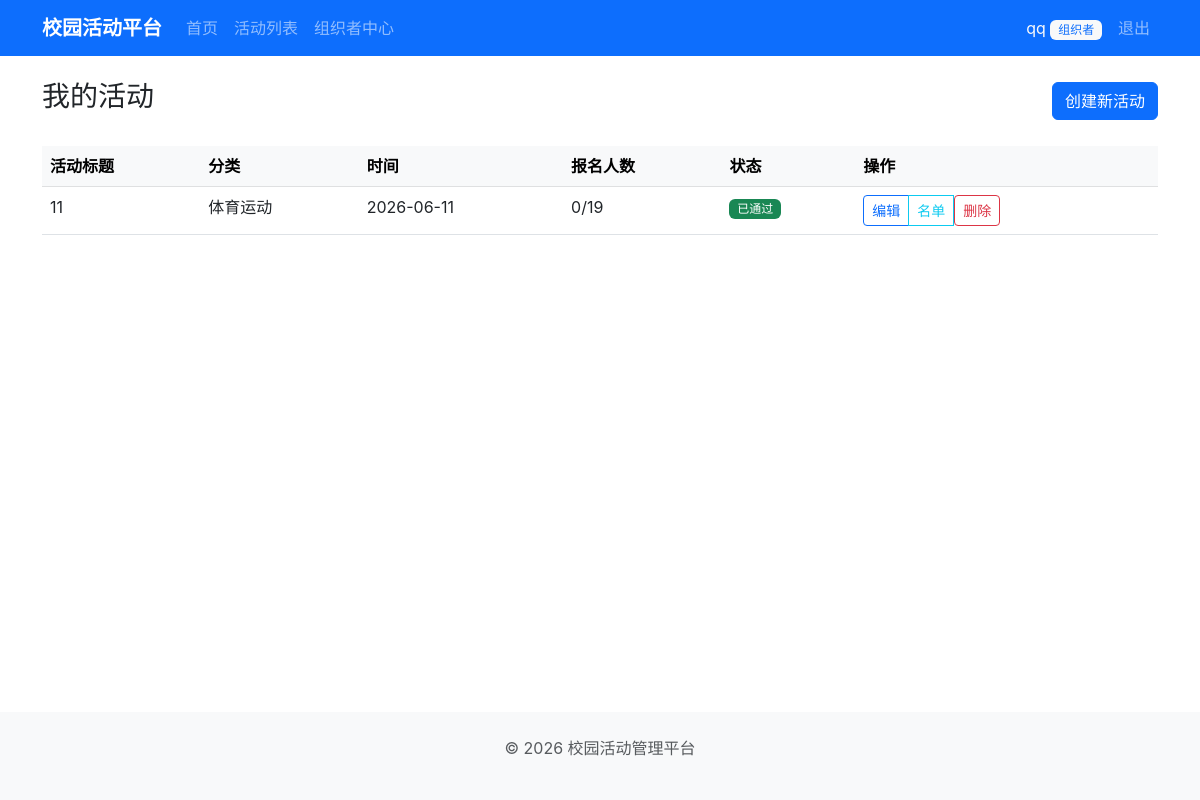
Page /organizer/dashboard (signed in) on the committed database.
### app/models.py (models this page shows, shortened)
class User(UserMixin, db.Model):
    id = db.Column(db.Integer, primary_key=True)
    username = db.Column(db.String(64), unique=True, nullable=False)
    password_hash = db.Column(db.String(256), nullable=False)
    real_name = db.Column(db.String(64), nullable=False)
    email = db.Column(db.String(120), unique=True, nullable=False)
    role = db.Column(db.String(20), nullable=False, default='student')
    is_active_user = db.Column(db.Boolean, default=True)
    created_at = db.Column(db.DateTime, default=datetime.utcnow)
    activities = db.relationship('Activity', backref='organizer', lazy='dynamic')
    registrations = db.relationship('Registration', backref='user', lazy='dynamic')
    @property
    def is_active(self):
        return self.is_active_user

class Activity(db.Model):
    id = db.Column(db.Integer, primary_key=True)
    title = db.Column(db.String(200), nullable=False)
    description = db.Column(db.Text, nullable=False)
    category = db.Column(db.String(50), nullable=False)
    location = db.Column(db.String(200))
    start_time = db.Column(db.DateTime, nullable=False)
    end_time = db.Column(db.DateTime, nullable=False)
    max_participants = db.Column(db.Integer, nullable=False, default=0)
    registration_deadline = db.Column(db.DateTime)
    status = db.Column(db.String(20), default='pending')
    reject_reason = db.Column(db.String(500))
    organizer_id = db.Column(db.Integer, db.ForeignKey('user.id'), nullable=False)
    created_at = db.Column(db.DateTime, default=datetime.utcnow)
    updated_at = db.Column(db.DateTime, default=datetime.utcnow, onupdate=datetime.utcnow)
    registrations = db.relationship('Registration', backref='activity', lazy='dynamic')
    @property
    def current_participants(self):
        return Registration.query.filter_by(activity_id=self.id, status='registered').count()

### app/organizer/routes.py (the view)
@organizer_bp.route('/dashboard')
@organizer_required
def dashboard():
    activities = Activity.query.filter_by(organizer_id=current_user.id).order_by(
        Activity.created_at.desc()
    ).all()
    return render_template('organizer/dashboard.html', activities=activities, categories=CATEGORIES)

### app/models.py (called while the page is built)
@login_manager.user_loader
def load_user(user_id):
    return User.query.get(int(user_id))

### app/organizer/routes.py (called while the page is built)
def organizer_required(f):
    @wraps(f)
    @login_required
    def decorated(*args, **kwargs):
        if current_user.role != 'organizer':
            flash('无权访问', 'danger')
            return redirect(url_for('main.index'))
        return f(*args, **kwargs)
    return decorated

### app/templates/organizer/dashboard.html (shortened to what this page needs)
{% extends "base.html" %}
{% block content %}
<div class="d-flex justify-content-between align-items-center mb-4">
    <h3>我的活动</h3>
    <a href="{{ url_for('organizer.create_activity') }}" class="btn btn-primary">创建新活动</a>
</div>
{% if activities %}
<div class="table-responsive">
    <table class="table table-hover">
        <thead class="table-light">
            <tr>
                <th>活动标题</th>
                <th>分类</th>
                <th>时间</th>
                <th>报名人数</th>
                <th>状态</th>
                <th>操作</th>
            </tr>
        </thead>
        <tbody>
            {% for activity in activities %}
            <tr>
                <td>{{ activity.title }}</td>
                <td>{% for v, l in categories %}{% if v == activity.category %}{{ l }}{% endif %}{% endfor %}</td>
                <td>{{ activity.start_time.strftime('%Y-%m-%d') }}</td>
                <td>
                    {% if activity.max_participants > 0 %}
                        {{ activity.current_participants }}/{{ activity.max_participants }}
                    {% else %}
                        {{ activity.current_participants }}
                    {% endif %}
                </td>
                <td>
                    {% if activity.status == 'pending' %}
                        <span class="badge bg-warning">待审核</span>
                    {% elif activity.status == 'approved' %}
                        <span class="badge bg-success">已通过</span>
                    {% else %}
                        <span class="badge bg-danger" title="{{ activity.reject_reason }}">已驳回</span>
                    {% endif %}
                </td>
                <td>
                    <div class="btn-group btn-group-sm">
                        <a href="{{ url_for('organizer.edit_activity', activity_id=activity.id) }}" class="btn btn-outline-primary">编辑</a>
                        <a href="{{ url_for('organizer.participants', activity_id=activity.id) }}" class="btn btn-outline-info">名单</a>
                        <form method="POST" action="{{ url_for('organizer.delete_activity', activity_id=activity.id) }}" class="d-inline">
                            <button type="submit" class="btn btn-outline-danger btn-sm" onclick="return confirm('确定删除此活动吗？')">删除</button>
                        </form>
                    </div>
                </td>
            </tr>
            {% endfor %}
        </tbody>
    </table>
</div>
{% else %}
<div class="text-center py-5">
    <p class="text-muted">还没有创建任何活动</p>
    <a href="{{ url_for('organizer.create_activity') }}" class="btn btn-primary">创建第一个活动</a>
</div>
{% endif %}
{% endblock %}

### app/templates/base.html (shortened to what this page needs)
<!DOCTYPE html>
<html lang="zh-CN">
<head>
    <link href="https://cdn.bootcdn.net/ajax/libs/twitter-bootstrap/5.3.0/css/bootstrap.min.css" rel="stylesheet">
    <link rel="stylesheet" href="{{ url_for('static', filename='css/style.css') }}">
</head>
<body>
    <nav class="navbar navbar-expand-lg navbar-dark bg-primary">
        <div class="container">
            <a class="navbar-brand" href="{{ url_for('main.index') }}">校园活动平台</a>
            <div class="collapse navbar-collapse" id="navContent">
                <ul class="navbar-nav me-auto">
                    <li class="nav-item">
                        <a class="nav-link" href="{{ url_for('main.index') }}">首页</a>
                    </li>
                    <li class="nav-item">
                        <a class="nav-link" href="{{ url_for('main.activity_list') }}">活动列表</a>
                    </li>
                    {% if current_user.is_authenticated %}
                        {% if current_user.role == 'student' %}
                        <li class="nav-item">
                            <a class="nav-link" href="{{ url_for('student.my_registrations') }}">我的报名</a>
                        </li>
                        {% elif current_user.role == 'organizer' %}
                        <li class="nav-item">
                            <a class="nav-link" href="{{ url_for('organizer.dashboard') }}">组织者中心</a>
                        </li>
                        {% elif current_user.role == 'admin' %}
                        <li class="nav-item">
                            <a class="nav-link" href="{{ url_for('admin.dashboard') }}">管理后台</a>
                        </li>
                        {% endif %}
                    {% endif %}
                </ul>
                <ul class="navbar-nav">
                    {% if current_user.is_authenticated %}
                    <li class="nav-item">
                        <span class="nav-link text-light">{{ current_user.real_name }}
                            <span class="badge bg-light text-primary">
                                {% if current_user.role == 'student' %}学生
                                {% elif current_user.role == 'organizer' %}组织者
                                {% else %}管理员{% endif %}
                            </span>
                        </span>
                    </li>
                    <li class="nav-item">
                        <a class="nav-link" href="{{ url_for('auth.logout') }}">退出</a>
                    </li>
                    {% endif %}
                </ul>
            </div>
        </div>
    </nav>
    <div class="container mt-4">
        {% block content %}{% endblock %}
    </div>
    <footer class="mt-5 py-4 bg-light text-center text-muted">
        <div class="container">
            <p>&copy; 2026 校园活动管理平台</p>
        </div>
    </footer>
</body>
</html>

### app/static/css/style.css (style rules this page uses)
body { font-family: -apple-system, BlinkMacSystemFont, "Segoe UI", "Microsoft YaHei", sans-serif; min-height: 100vh; display: flex; flex-direction: column; }
.container.mt-4 { flex: 1; }
.navbar-brand { font-weight: 600; }
.badge { font-weight: 500; }
footer { margin-top: auto; }

### rows in the picture
User: real_name "qq"
Activity: title "11", categories "体育运动", start_time "2026-06-11", current_participants "0", max_participants "19", status "已通过"
